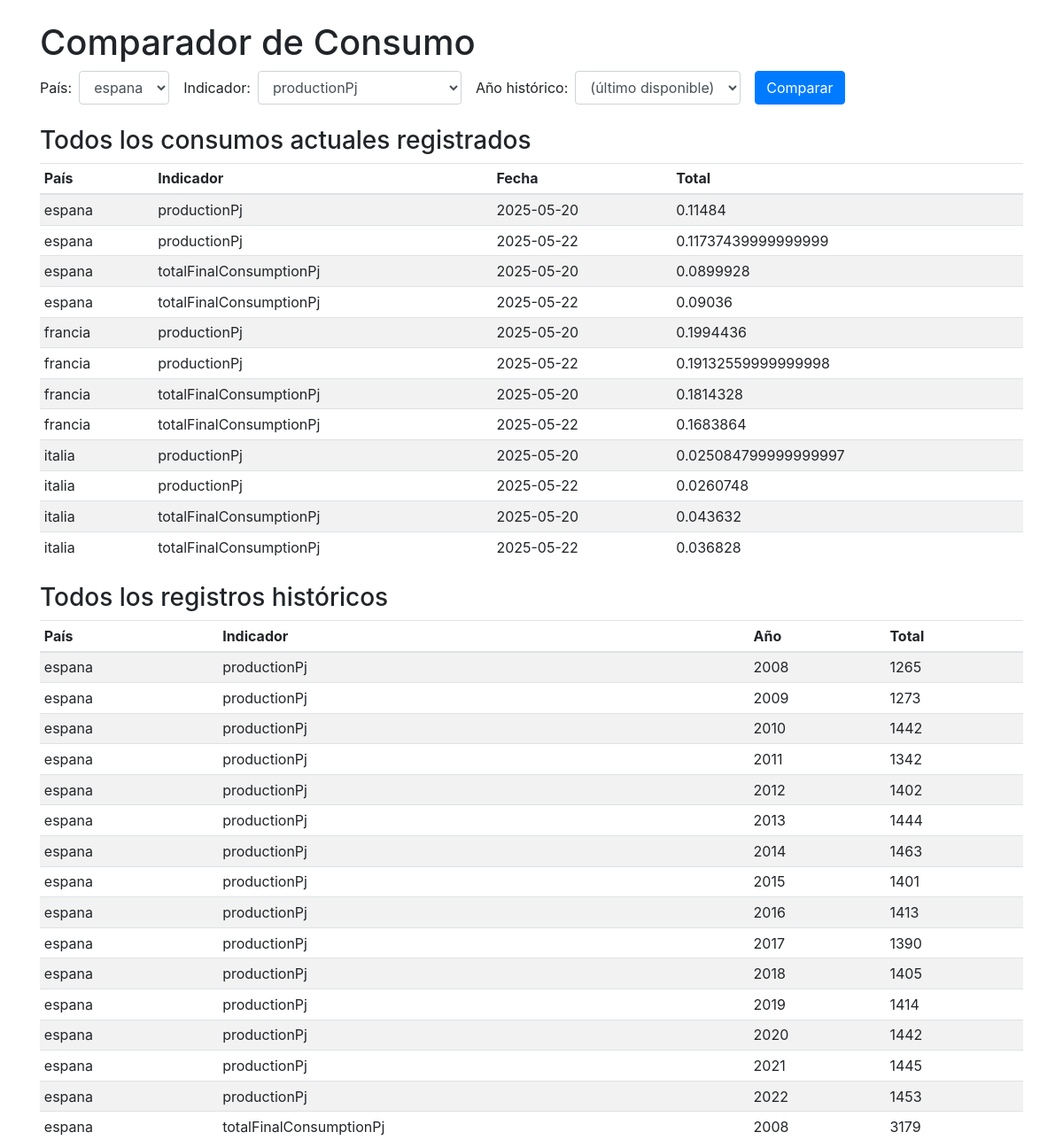
Before: /consumo (upper part) with the older database file.
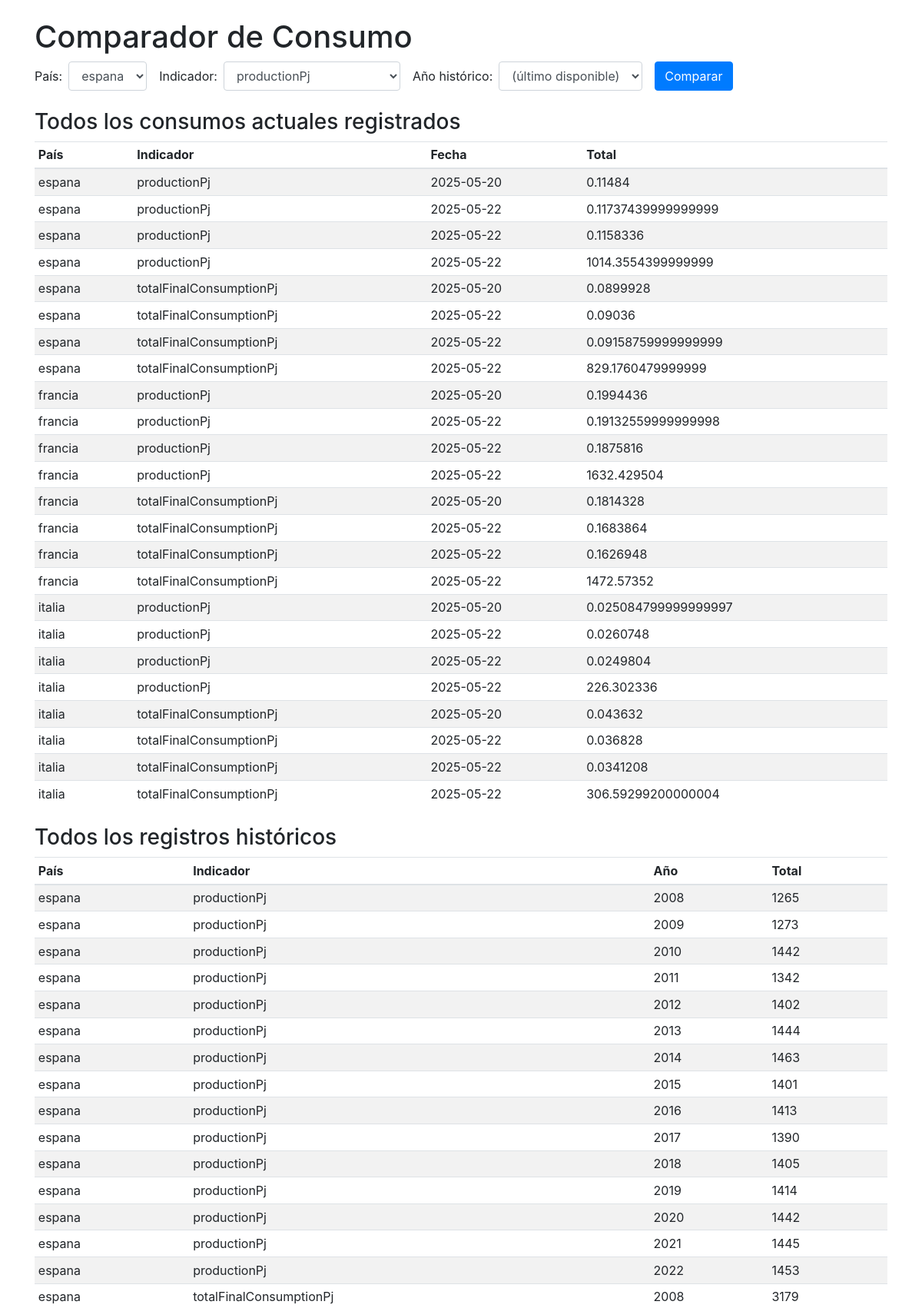
After: the same page with the newer database file.
### app.py (models this page shows)
class ActualConsumoProduccion(db.Model):
    __tablename__ = 'actual_consumo_produccion'
    __table_args__ = {'extend_existing': True}
    pais = db.Column(db.Text, db.ForeignKey('pais.pais'), primary_key=True)
    indicador = db.Column(db.Text, primary_key=True)
    fecha = db.Column(db.Text, primary_key=True)
    coal_peat_oil_shale  = db.Column(db.Text)
    natural_gas          = db.Column(db.Text)
    nuclear              = db.Column(db.Text)
    oil_products         = db.Column(db.Text)
    renewables_and_waste = db.Column(db.Text)
    total                = db.Column(db.Text)

class HistoricoConsumoProduccion(db.Model):
    __tablename__ = 'historico_consumo_produccion'
    __table_args__ = {'extend_existing': True}
    pais = db.Column(db.Text, db.ForeignKey('pais.pais'), primary_key=True)
    indicador = db.Column(db.Text, primary_key=True)
    anio = db.Column(db.Integer, primary_key=True)
    coal_peat_oil_shale  = db.Column(db.Text)
    natural_gas          = db.Column(db.Text)
    nuclear              = db.Column(db.Text)
    oil_products         = db.Column(db.Text)
    renewables_and_waste = db.Column(db.Text)
    total                = db.Column(db.Text)

### app.py (the view, shortened to what this page needs)
@app.route('/consumo', methods=['GET','POST'])
def show_consumption():
    try:
        paises = [p.pais for p in Pais.query.order_by(Pais.pais).all()]
        indicadores = [i[0] for i in db.session.query(
                           ActualConsumoProduccion.indicador
                       ).distinct().order_by(ActualConsumoProduccion.indicador).all()]
        anios = [y[0] for y in db.session.query(
                     HistoricoConsumoProduccion.anio
                 ).distinct().order_by(HistoricoConsumoProduccion.anio).all()]
        with db.session.no_autoflush:
            actual_list = ActualConsumoProduccion.query.order_by(
                              ActualConsumoProduccion.pais,
                              ActualConsumoProduccion.indicador,
                              ActualConsumoProduccion.fecha
                          ).all()
            for a in actual_list:
                parsed = parse_date_safe(a.fecha)
                a.fecha_parsed = parsed
        historico_list = HistoricoConsumoProduccion.query.order_by(
                             HistoricoConsumoProduccion.pais,
                             HistoricoConsumoProduccion.indicador,
                             HistoricoConsumoProduccion.anio
                         ).all()
    except Exception as e:
        return f"<h1>Error cargando datos:</h1><p>{e}</p>"
    datos = None
    return render_template(
        'consumo_comparador.html',
        paises=paises,
        indicadores=indicadores,
        anios=anios,
        actual_list=actual_list,
        historico_list=historico_list,
        datos=datos
    )

### app.py (called while the page is built)
def parse_date_safe(date_str):
    if not date_str:
        return None
    if isinstance(date_str, str) and date_str.endswith('Z'):
        date_str = date_str[:-1]
    for fmt in ('%Y-%m-%dT%H:%M:%S.%f',
                '%Y-%m-%dT%H:%M:%S',
                '%Y-%m-%d'):
        try:
            return datetime.strptime(date_str, fmt).date()
        except ValueError:
            continue
    return None

### templates/consumo_comparador.html (shortened to what this page needs)
<!DOCTYPE html>
<html lang="es">
<head>
  <link rel="stylesheet" href="https://stackpath.bootstrapcdn.com/bootstrap/4.3.1/css/bootstrap.min.css">
</head>
<body>
  <div class="container my-4">
    <h1>Comparador de Consumo</h1>
    <form method="post" action="{{ url_for('show_consumption') }}" class="form-inline mb-4">
      <label for="pais" class="mr-2">País:</label>
      <select id="pais" name="pais" class="form-control mr-3">
        {% for p in paises %}
          <option value="{{ p }}" {% if datos and datos.pais == p %}selected{% endif %}>{{ p }}</option>
        {% endfor %}
      </select>
      <label for="indicador" class="mr-2">Indicador:</label>
      <select id="indicador" name="indicador" class="form-control mr-3">
        {% for i in indicadores %}
          <option value="{{ i }}" {% if datos and datos.indicador == i %}selected{% endif %}>{{ i }}</option>
        {% endfor %}
      </select>
      <label for="anio" class="mr-2">Año histórico:</label>
      <select id="anio" name="anio" class="form-control mr-3">
        <option value="">(último disponible)</option>
      </select>
      <button type="submit" class="btn btn-primary">Comparar</button>
    </form>
    {% if actual_list %}
      <h3>Todos los consumos actuales registrados</h3>
      <table class="table table-sm table-striped mb-4">
        <thead>
          <tr>
            <th>País</th><th>Indicador</th><th>Fecha</th><th>Total</th>
          </tr>
        </thead>
        <tbody>
          {% for a in actual_list %}
            <tr>
              <td>{{ a.pais }}</td>
              <td>{{ a.indicador }}</td>
              <td>
                {% if a.fecha_parsed %}
                  {{ a.fecha_parsed.strftime('%Y-%m-%d') }}
                {% else %}
                  {{ a.fecha[:10] }}
                {% endif %}
              </td>
              <td>{{ a.total }}</td>
            </tr>
          {% endfor %}
        </tbody>
      </table>
    {% endif %}
    {% if historico_list %}
      <h3>Todos los registros históricos</h3>
      <table class="table table-sm table-striped">
        <thead>
          <tr>
            <th>País</th><th>Indicador</th><th>Año</th><th>Total</th>
          </tr>
        </thead>
        <tbody>
          {% for h in historico_list %}
            <tr>
              <td>{{ h.pais }}</td>
              <td>{{ h.indicador }}</td>
              <td>{{ h.anio }}</td>
              <td>{{ h.total }}</td>
            </tr>
          {% endfor %}
        </tbody>
      </table>
    {% endif %}
  </div>
</body>
</html>

Changed rows visible on the page:
added ActualConsumoProduccion: pais "espana", indicador "productionPj", fecha_parsed "2025-05-22", total "0.1158336"
added ActualConsumoProduccion: pais "espana", indicador "productionPj", fecha_parsed "2025-05-22", total "1014.3554399999999"
added ActualConsumoProduccion: pais "espana", indicador "totalFinalConsumptionPj", fecha_parsed "2025-05-22", total "0.09158759999999999"
added ActualConsumoProduccion: pais "espana", indicador "totalFinalConsumptionPj", fecha_parsed "2025-05-22", total "829.1760479999999"
added ActualConsumoProduccion: pais "francia", indicador "productionPj", fecha_parsed "2025-05-22", total "0.1875816"
added ActualConsumoProduccion: pais "francia", indicador "productionPj", fecha_parsed "2025-05-22", total "1632.429504"
added ActualConsumoProduccion: pais "francia", indicador "totalFinalConsumptionPj", fecha_parsed "2025-05-22", total "0.1626948"
added ActualConsumoProduccion: pais "francia", indicador "totalFinalConsumptionPj", fecha_parsed "2025-05-22", total "1472.57352"
added ActualConsumoProduccion: pais "italia", indicador "productionPj", fecha_parsed "2025-05-22", total "0.0249804"
added ActualConsumoProduccion: pais "italia", indicador "productionPj", fecha_parsed "2025-05-22", total "226.302336"
added ActualConsumoProduccion: pais "italia", indicador "totalFinalConsumptionPj", fecha_parsed "2025-05-22", total "0.0341208"
added ActualConsumoProduccion: pais "italia", indicador "totalFinalConsumptionPj", fecha_parsed "2025-05-22", total "306.59299200000004"
